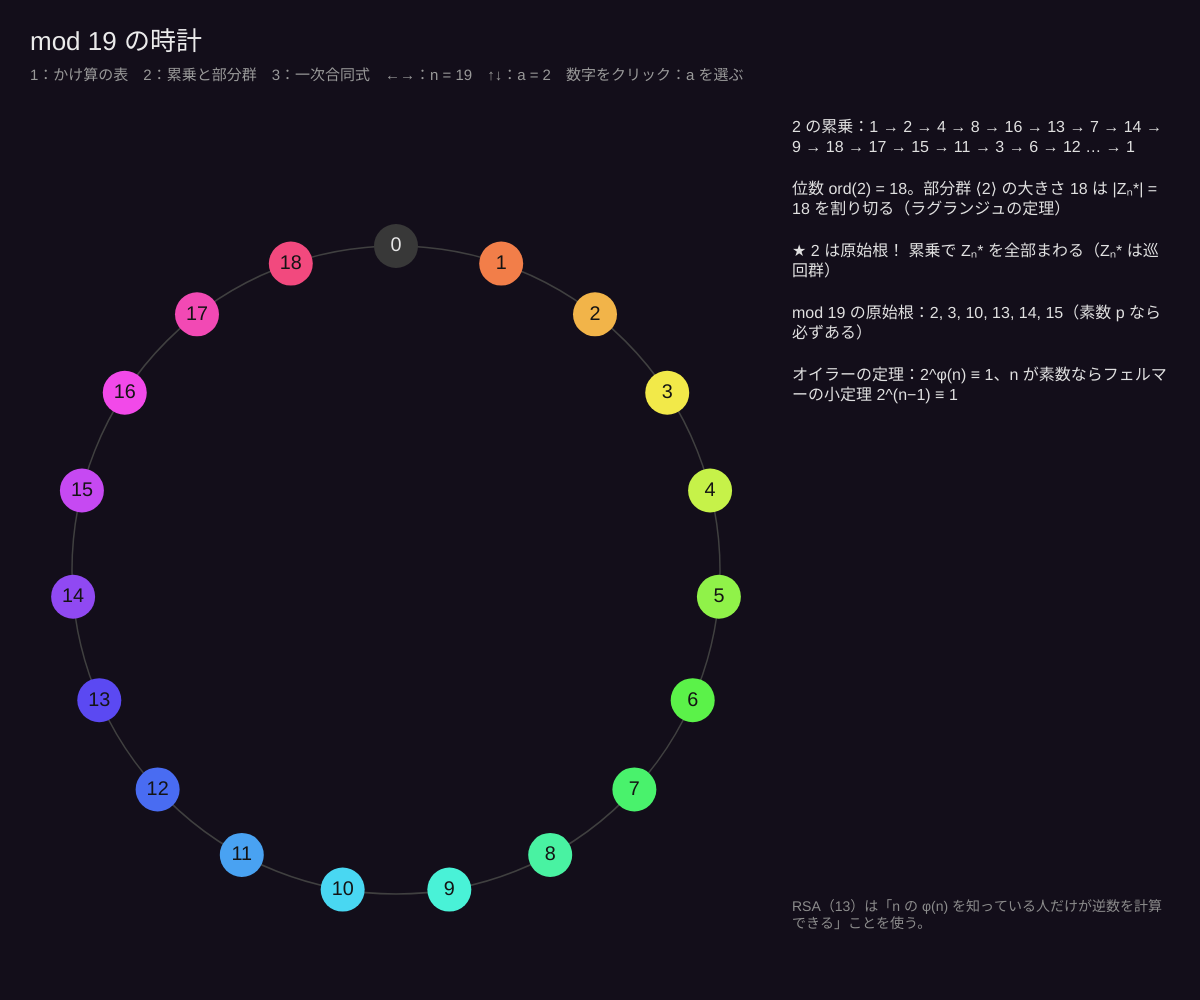
Frame 1 (no input)
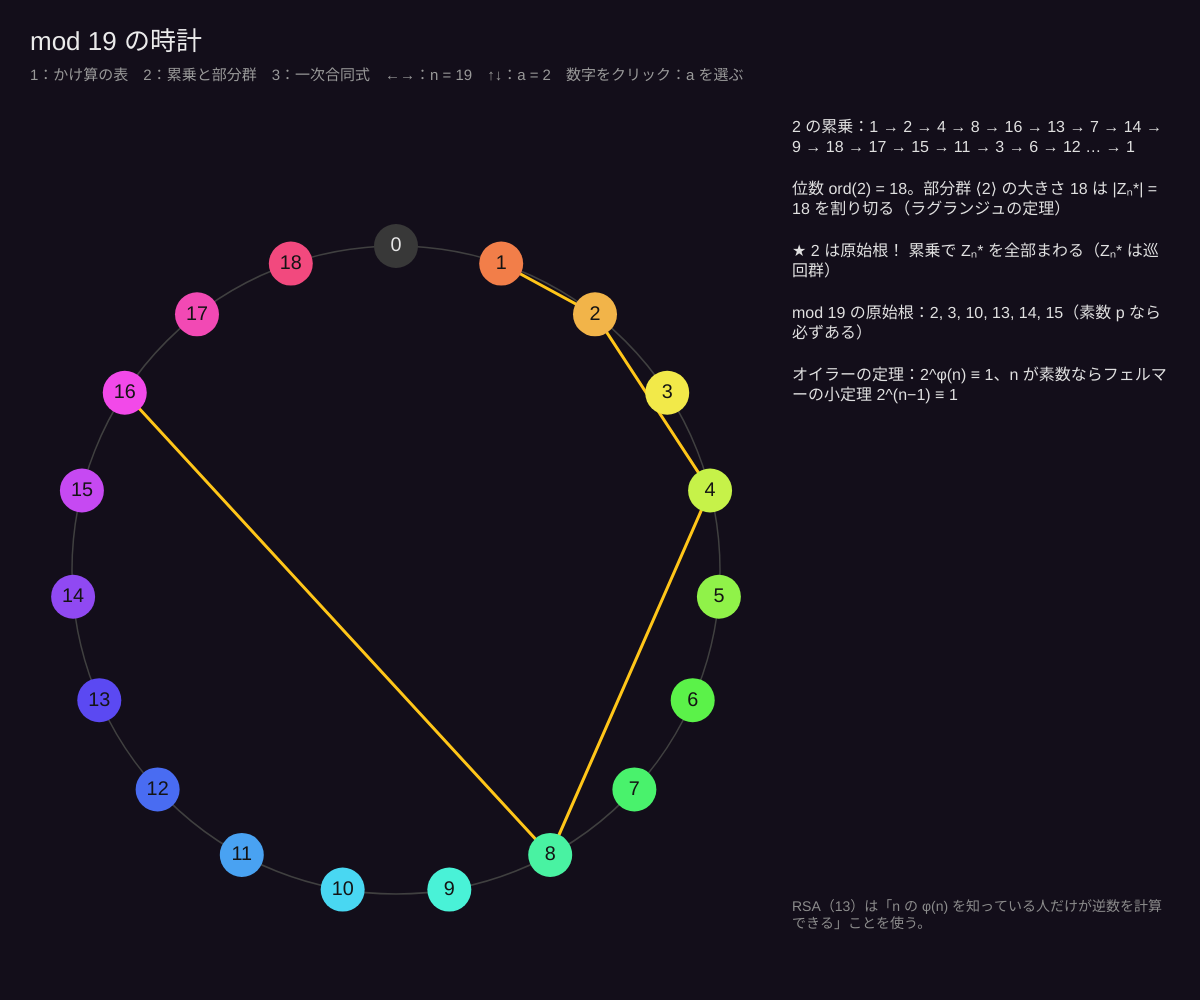
Frame 60 (no input)
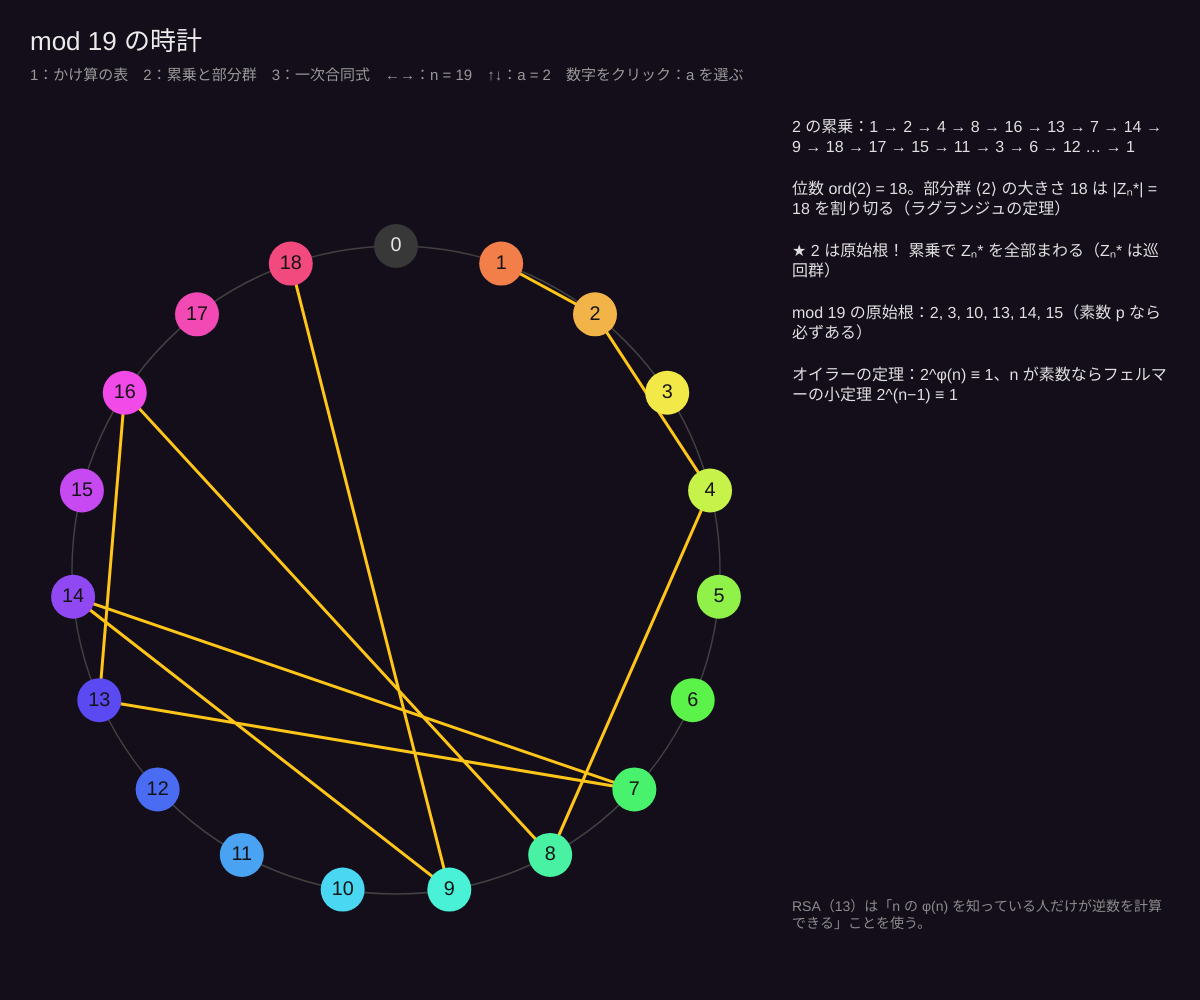
Frame 120 (the mouse pressed at the canvas centre since frame 60)

The p5.js sketch that drew these frames (run headless with seeded random() and noise() and a simulated clock; from frame 60 on, the mouse is pressed at the canvas centre):

// p5.js sketch
// ── sketch.js
// ============================================
// 11 mod n の時計：群・部分群・合同式
// 0 〜 n−1 を時計の文字盤に並べる。足し算・掛け算は n で割った余り
// 1：かけ算の表（k → a·k mod n の弦）と Zₙ*（n と互いに素な数＝逆数がある数）
// 2：累乗 1, a, a², … で一周する部分群。長さ = 位数。全部まわれば「原始根」
// 3：一次合同式 ax ≡ b (mod n) の解。d = gcd(a, n) が b を割れば解が d 個
// ←→：n を変える / ↑↓：a を変える / 数字をクリック：2 では a、3 では b にする
// ============================================

let n = 19, a = 2, b = 4, mode = 2; // ★ 最初の値
let anim = 0;

function setup() { createCanvas(windowWidth, windowHeight); textWrap(CHAR); colorMode(HSB, 360, 100, 100, 100); }

function gcd(x, y) { while (y) [x, y] = [y, x % y]; return x; }
function phi(m) { let c = 0; for (let k = 1; k <= m; k++) if (gcd(k, m) === 1) c++; return c; }
function powers(g) { let out = [], v = 1 % n, seen = new Set(); while (!seen.has(v)) { seen.add(v); out.push(v); v = (v * g) % n; } return { out, back: v }; }

function draw() {
  background(265, 45, 10);
  anim += 0.04;
  let cx = width * 0.33, cy = height * 0.57, R = min(width * 0.27, height * 0.36);
  fill(0, 0, 92); noStroke(); textSize(26); textAlign(LEFT, BASELINE);
  text(`mod ${n} の時計`, 30, 50);
  textSize(15); fill(0, 0, 60);
  text(`1：かけ算の表　2：累乗と部分群　3：一次合同式　←→：n = ${n}　↑↓：a = ${a}　数字をクリック：${mode === 3 ? 'b' : 'a'} を選ぶ`, 30, 80);
  let P = k => [cx + cos(-HALF_PI + (TWO_PI * k) / n) * R, cy + sin(-HALF_PI + (TWO_PI * k) / n) * R];
  noFill(); stroke(0, 0, 25); strokeWeight(1.5); circle(cx, cy, R * 2);

  let px = width * 0.66, w = width - px - 30, yy = 120, unit = new Set();
  for (let k = 1; k < n; k++) if (gcd(k, n) === 1) unit.add(k);
  let hl = new Set(), msgs = [];

  if (mode === 1) {
    for (let k = 0; k < n; k++) { let [x1, y1] = P(k), [x2, y2] = P((a * k) % n); stroke((k * 360) / n, 60, 90, 60); strokeWeight(1.5); line(x1, y1, x2, y2); }
    unit.forEach(k => hl.add(k));
    msgs.push(`k → ${a}·k mod ${n} の弦（かけ算の表の模様）`);
    msgs.push(`Zₙ* = n と互いに素な数 = 逆数がある数（明るい丸）：${phi(n)} 個（オイラーの φ(${n}) = ${phi(n)}）`);
    msgs.push(gcd(a, n) === 1 ? `${a} は互いに素 → 弦は 1 対 1（並べかえ）。${a} の逆数は ${inv(a)}（${a}·${inv(a)} ≡ 1）` : `${a} は ${n} と公約数 ${gcd(a, n)} をもつ → 同じ点に集まる弦がある（逆数なし）`);
  }
  if (mode === 2) {
    let { out } = powers(a), m = out.length, shown = min(m, floor(anim * 2) % (m + 4));
    stroke(45, 90, 100); strokeWeight(3); noFill(); beginShape();
    for (let i = 0; i <= shown && i <= m; i++) { let [x, y] = P(out[i % m]); vertex(x, y); }
    endShape();
    out.forEach(v => hl.add(v));
    let isPrim = gcd(a, n) === 1 && m === phi(n);
    let prims = []; for (let g = 1; g < n; g++) if (gcd(g, n) === 1 && powers(g).out.length === phi(n)) prims.push(g);
    msgs.push(`${a} の累乗：${out.slice(0, 16).join(' → ')}${m > 16 ? ' …' : ''} → ${out[0]}`);
    msgs.push(gcd(a, n) !== 1 ? `${a} と ${n} は互いに素でないので 1 に戻らない（Zₙ* の外）` : `位数 ord(${a}) = ${m}。部分群 ⟨${a}⟩ の大きさ ${m} は |Zₙ*| = ${phi(n)} を割り切る（ラグランジュの定理）`);
    msgs.push(isPrim ? `★ ${a} は原始根！ 累乗で Zₙ* を全部まわる（Zₙ* は巡回群）` : `原始根ではない。`);
    msgs.push(`mod ${n} の原始根：${prims.length ? prims.join(', ') : 'なし'}（素数 p なら必ずある）`);
    msgs.push(gcd(a, n) === 1 ? `オイラーの定理：${a}^φ(n) ≡ 1、n が素数ならフェルマーの小定理 ${a}^(n−1) ≡ 1` : '');
  }
  if (mode === 3) {
    let d = gcd(a, n);
    for (let x = 0; x < n; x++) { let [x1, y1] = P(x), [x2, y2] = P((a * x) % n); let on = (a * x) % n === b % n; stroke(on ? color(45, 90, 100) : color(0, 0, 50, 40)); strokeWeight(on ? 3 : 1); line(x1, y1, lerp(x1, x2, 0.97), lerp(y1, y2, 0.97)); if (on) hl.add(x); }
    msgs.push(`${a}x ≡ ${b} (mod ${n}) を解く。x → ${a}x mod ${n} の矢印のうち、${b}（緑の輪）に届くものが解`);
    msgs.push(`d = gcd(${a}, ${n}) = ${d}`);
    if (b % d === 0) {
      let e = extGcd(a, n), x0 = ((((e.x * (b / d)) % n) + n) % n);
      let sols = []; for (let i = 0; i < d; i++) sols.push((x0 + i * (n / d)) % n);
      msgs.push(`d が ${b} を割る → 解はちょうど ${d} 個：x = ${sols.sort((p, q) => p - q).join(', ')}`);
      msgs.push(`作り方：拡張ユークリッドで ${a}·(${e.x}) + ${n}·(${e.y}) = ${d}。x₀ = ${e.x}·(${b}/${d}) mod ${n}、そこから n/d = ${n / d} おき`);
    } else msgs.push(`d = ${d} が ${b} を割らない → 解なし（${a}x はいつも ${d} の倍数にしかならない）`);
  }
  for (let k = 0; k < n; k++) {
    let [x, y] = P(k), r = constrain(R * 2.6 / n, 10, 22), on = hl.has(k);
    noStroke(); fill(on ? color((k * 360) / n, 70, 95) : unit.has(k) ? color(0, 0, 45) : color(0, 0, 22)); circle(x, y, r * 2);
    fill(on ? color(0, 0, 8) : color(0, 0, 90)); textAlign(CENTER, CENTER); textSize(r * 0.9); text(k, x, y);
  }
  // b の緑の輪：数字の丸に隠れないよう、丸より大きくして上に描く
  if (mode === 3) { let [bx, by] = P(b); noFill(); stroke(150, 70, 95); strokeWeight(4); circle(bx, by, constrain(R * 2.6 / n, 10, 22) * 2 + 10); }
  noStroke(); textAlign(LEFT, TOP); textSize(16);
  for (let m of msgs) { if (!m) continue; fill(0, 0, 88); text(m, px, yy, w); yy += textWidthLines(m, w) * 24 + 14; }
  fill(0, 0, 55); textSize(14);
  text('n が素数だと 0 以外の全部が Zₙ*（割り算ができる）。\n合成数だと、約数と共通の数には逆数がない。\nRSA（13）は「n の φ(n) を知っている人だけが逆数を計算できる」ことを使う。', px, height - 100, w);
}
function inv(x) { let e = extGcd(x, n); return ((e.x % n) + n) % n; }
function extGcd(p, q) { if (q === 0) return { d: p, x: 1, y: 0 }; let r = extGcd(q, p % q); return { d: r.d, x: r.y, y: r.x - floor(p / q) * r.y }; }
function textWidthLines(s, w) { return max(1, ceil(textWidth(s) / w)); }

function mousePressed() {
  let cx = width * 0.33, cy = height * 0.57, R = min(width * 0.27, height * 0.36);
  for (let k = 0; k < n; k++) {
    let x = cx + cos(-HALF_PI + (TWO_PI * k) / n) * R, y = cy + sin(-HALF_PI + (TWO_PI * k) / n) * R;
    if (dist(mouseX, mouseY, x, y) < 20) { if (mode === 3) b = k; else { a = k; anim = 0; } }
  }
}
function keyPressed() {
  if (key >= '1' && key <= '3') { mode = int(key); anim = 0; }
  if (key === RIGHT_ARROW) { n = min(60, n + 1); a %= n; b %= n; }
  if (key === LEFT_ARROW) { n = max(2, n - 1); a %= n; b %= n; }
  if (key === UP_ARROW) { a = (a + 1) % n; anim = 0; }
  if (key === DOWN_ARROW) { a = (a - 1 + n) % n; anim = 0; }
}
function windowResized() { resizeCanvas(windowWidth, windowHeight); }

// ---------- やってみよう ----------
// 1. 2 で n = 19（素数）の原始根を全部見つける。いくつある？（φ(18) = 6 個）
// 2. 1 で n = 200 にしたいときは上の n を書きかえる。a = 2, 3, … で模様（カーディオイドなど）
// 3. 3 で n = 12, a = 8 にして、b をいろいろ変える。解がある b はどんな数？
